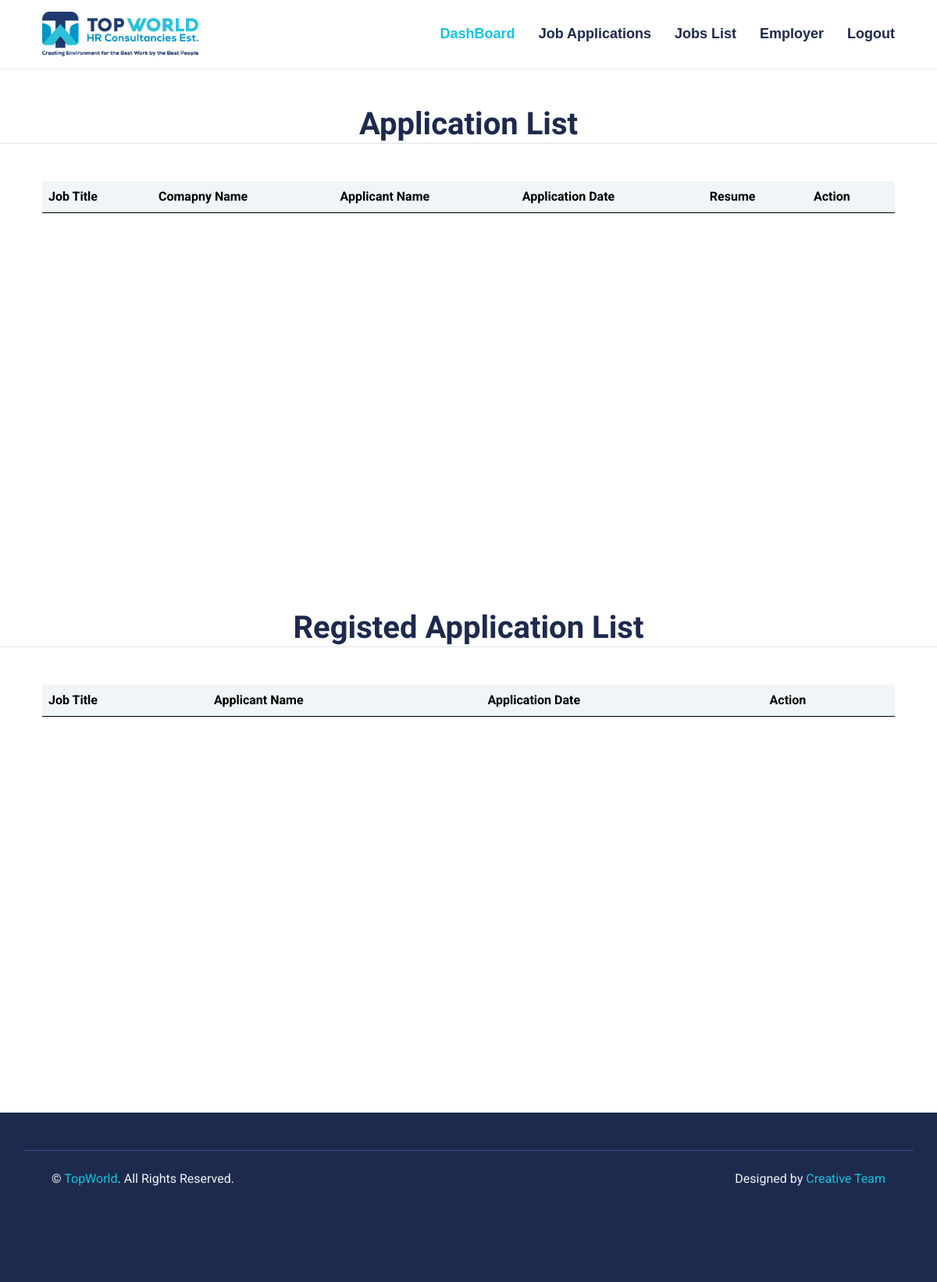
The page /AdminJobApplicationList (signed in) on the database as committed earlier.
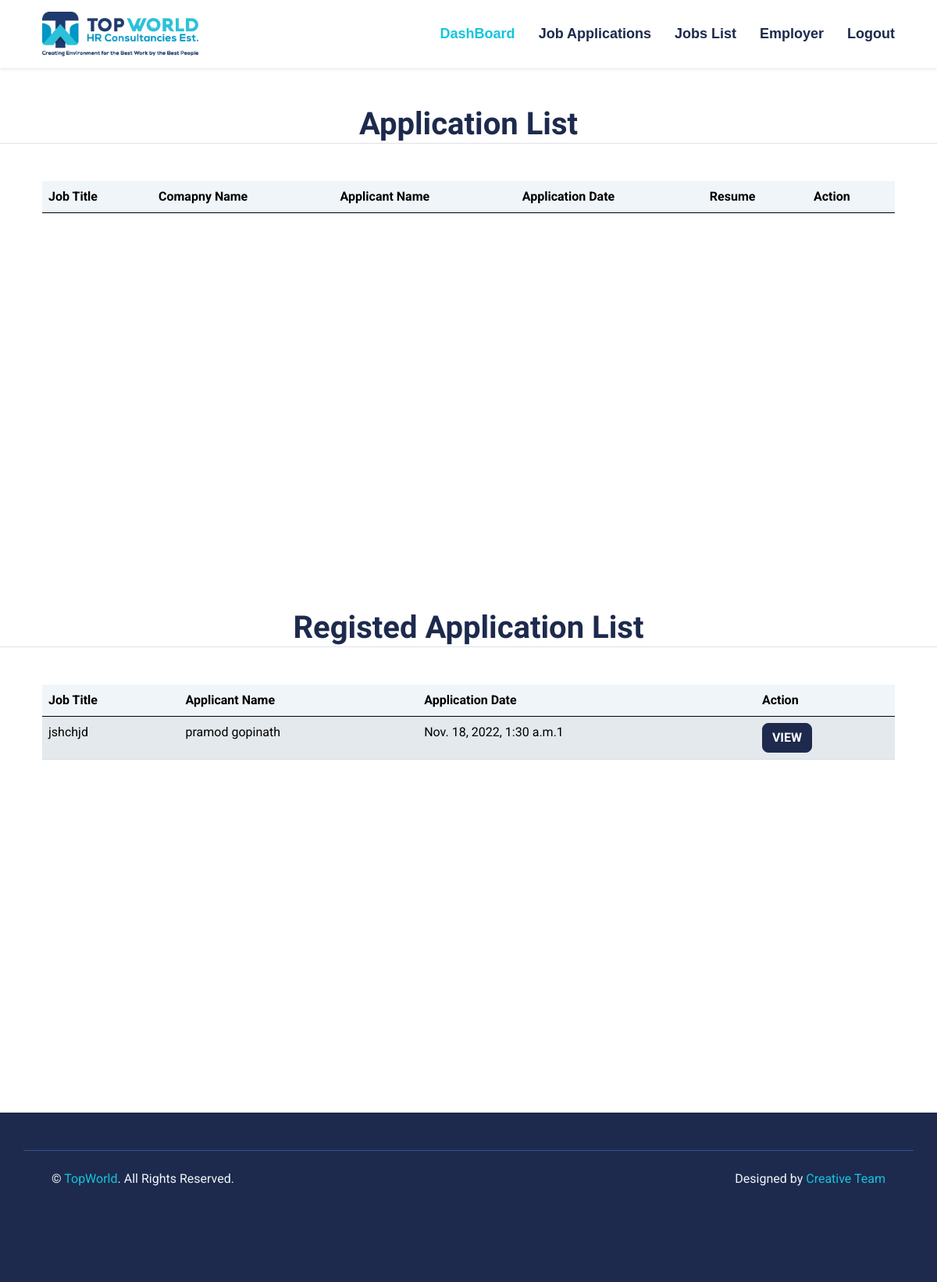
The same page on the database as committed later.
### HrEntry/models.py (models this page shows)
class DropedResume(models.Model):
    ApplicationID = models.AutoField(primary_key = True)
    AppliedDate = models.DateTimeField(auto_now_add=True,editable = False)
    JobTitle = models.CharField(max_length = 255)
    FirstName = models.CharField(max_length = 255)
    LastName = models.CharField(max_length = 255)
    PhoneNumber = models.CharField(max_length = 255)
    EmailId = models.CharField(max_length = 255)
    Document = models.FileField(upload_to = 'droped_resumes')

### HrEntry/views.py (the view)
# urls.py: path("AdminJobApplicationList",views.AdminJobApplicationList,name="AdminJobApplicationList"),
@login_required(login_url="Signin")
def AdminJobApplicationList(request):
    Applications = JobApplication.objects.all().order_by('-AppliedDate').values()
    AllJobs = JobList.objects.all().order_by('-PostedDate').values()
    DropedResumes = DropedResume.objects.all().order_by('-AppliedDate').values()
    context = {
        "applications":Applications,
        'NoofJobs':len(AllJobs),
        "nofappli":len(Applications),
        'DropedResumes':DropedResumes,
    }
    return render(request,"jobapplicationlist.html",context)

### templates/jobapplicationlist.html (shortened to what this page needs)
{%extends 'admin.html'%}
{% block admincontent %}
<h1 class="display-8 text-center mt-5 border-bottom">Application List</h1>
<div class="container mt-5">
  <div class="table-container1">
    <table class="table table-striped table-light">
      <thead>
        <tr>
          <th scope="col">Job Title</th>
          <th scope="col">Comapny Name</th>
          <th scope="col">Applicant Name</th>
          <th scope="col">Application Date</th>
          <th>Resume</th>
          <th scope="col">Action</th>
        </tr>
      </thead>
    </table>
  </div>
</div>
<h1 class="display-8 text-center mt-5 border-bottom">Registed Application List</h1>
<div class="container mt-5">
  <div class="table-container1">
    <table class="table table-striped table-light">
      <thead>
        <tr>
          <th scope="col">Job Title</th>
          <th scope="col">Applicant Name</th>
          <th scope="col">Application Date</th>
          <th scope="col">Action</th>
        </tr>
      </thead>
      <tbody>
        {%for application in DropedResumes%}
        <tr>
          <td>{{application.JobTitle}}</td>
          <td>{{application.FirstName}} {{application.LastName}}</td>
          <td>{{application.AppliedDate}}{{application.ApplicationID}}</td>
          <td><a href="{%url 'RegApplicantView' application.ApplicationID %}" class="btn btn-dark">VIEW</a></td>
        </tr>
        {%endfor%}
      </tbody>
    </table>
  </div>
</div>
{% endblock %}

Rows that differ between the two databases and show on the page:
added DropedResume: JobTitle "jshchjd", FirstName "pramod", LastName "gopinath", AppliedDate "Nov. 18, 2022, 1:30 a.m.", ApplicationID "1"
